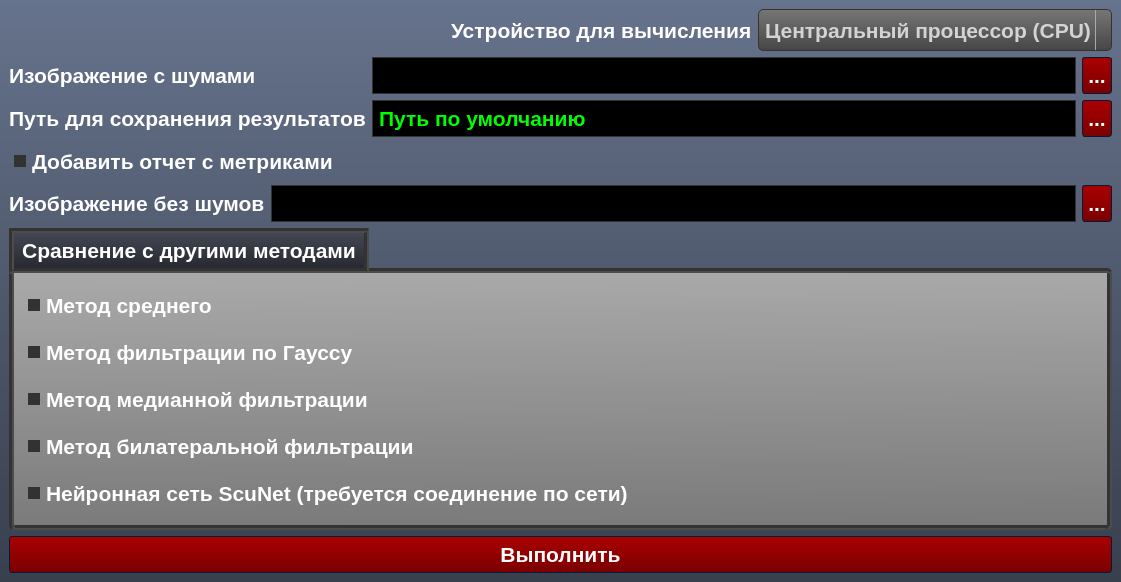
<?xml version="1.0" encoding="UTF-8"?>
<ui version="4.0">
 <class>MainWindow</class>
 <widget class="QMainWindow" name="MainWindow">
  <property name="geometry">
   <rect>
    <x>0</x>
    <y>0</y>
    <width>1121</width>
    <height>582</height>
   </rect>
  </property>
  <property name="windowTitle">
   <string>Пользовательское приложение</string>
  </property>
  <property name="styleSheet">
   <string notr="true">
/*-----QWidget-----*/
QWidget
{
	background-color: qlineargradient(spread:repeat, x1:1, y1:0, x2:1, y2:1, stop:0 rgba(102, 115, 140, 255),stop:1 rgba(56, 63, 77, 255));
	color: #ffffff;
	border-color: #051a39;

}


/*-----QLabel-----*/
QLabel
{
	background-color: transparent;
	color: #ffffff;
	font-weight: bold;

}


QLabel::disabled
{
	background-color: transparent;
	color: #898988;

}


/*-----QMenuBar-----*/
QMenuBar
{
	background-color: #484c58;
	color: #ffffff;
	border-color: #051a39;
	font-weight: bold;

}


QMenuBar::disabled
{
	background-color: #404040;
	color: #898988;
	border-color: #051a39;

}


QMenuBar::item
{
    background-color: transparent;

}


QMenuBar::item:selected
{
    background-color: #c4c5c3;
	color: #000000;
    border: 1px solid #000000;

}


QMenuBar::item:pressed
{
    background-color: #979796;
    border: 1px solid #000;
    margin-bottom: -1px;
    padding-bottom: 1px;

}


/*-----QMenu-----*/
QMenu
{
    background-color: #c4c5c3;
    border: 1px solid;
    color: #000000;
	font-weight: bold;

}


QMenu::separator
{
    height: 1px;
    background-color: #363942;
    color: #ffffff;
    padding-left: 4px;
    margin-left: 10px;
    margin-right: 5px;

}


QMenu::item
{
    min-width : 150px;
    padding: 3px 20px 3px 20px;

}


QMenu::item:selected
{
    background-color: #363942;
    color: #ffffff;

}


QMenu::item:disabled
{
    color: #898988;
}


/*-----QToolTip-----*/
QToolTip
{
	background-color: #bbbcba;
	color: #000000;
	border-color: #051a39;
	border : 1px solid #000000;
	border-radius: 2px;

}


/*-----QPushButton-----*/
QPushButton
{
	background-color: qlineargradient(spread:repeat, x1:0.486, y1:0, x2:0.505, y2:1, stop:0.00480769 rgba(170, 0, 0, 255),stop:1 rgba(122, 0, 0, 255));
	color: #ffffff;
	font-weight: bold;
	border-style: solid;
	border-width: 1px;
	border-radius: 3px;
	border-color: #051a39;
	padding: 5px;

}


QPushButton::disabled
{
	background-color: #404040;
	color: #656565;
	border-color: #051a39;

}


QPushButton::hover
{
	background-color: #9c0000;
	color: #ffffff;
	border-style: solid;
	border-width: 1px;
	border-radius: 3px;
	border-color: #051a39;
	padding: 5px;

}


QPushButton::pressed
{
	background-color: #880000;
	color: #ffffff;
	border-style: solid;
	border-width: 2px;
	border-radius: 3px;
	border-color: #000000;
	padding: 5px;

}


/*-----QToolButton-----*/
QToolButton 
{
	background-color: qlineargradient(spread:repeat, x1:1, y1:0, x2:1, y2:1, stop:0 rgba(177, 181, 193, 255),stop:1 rgba(159, 163, 174, 255));
	color: #ffffff;
	font-weight: bold;
	border-style: solid;
	border-width: 1px;
	border-radius: 3px;
	border-color: #051a39;
	padding: 5px;

}


QToolButton::disabled
{
	background-color: #404040;
	color: #656565;
	border-color: #051a39;

}


QToolButton::hover
{
	background-color: #9fa3ae;
	color: #ffffff;
	border-style: solid;
	border-width: 1px;
	border-radius: 3px;
	border-color: #051a39;
	padding: 5px;

}


QToolButton::pressed
{
	background-color: #7b7e86;
	color: #ffffff;
	border-style: solid;
	border-width: 2px;
	border-radius: 3px;
	border-color: #000000;
	padding: 5px;

}


/*-----QComboBox-----*/
QComboBox
{
    background-color: qlineargradient(spread:repeat, x1:1, y1:0, x2:1, y2:1, stop:0 rgba(118, 118, 118, 255),stop:1 rgba(70, 70, 70, 255));
    border: 1px solid #333333;
    border-radius: 5px;
    padding-left: 6px;
    color: lightgray;
	font-weight: bold;
    height: 40px;

}


QComboBox::disabled
{
	background-color: #404040;
	color: #656565;
	border-color: #051a39;

}


QComboBox:hover
{
    background-color: #646464;

}


QComboBox:on
{
    background-color: #979796;
	color: #000000;

}


QComboBox QAbstractItemView
{
    background-color: #c4c5c3;
    color: #000000;
    border: 1px solid black;
    selection-background-color: #363942;
    selection-color: #ffffff;
    outline: 0;

}


QComboBox::drop-down
{
    subcontrol-origin: padding;
    subcontrol-position: top right;
    width: 15px;
    border-left-width: 1px;
    border-left-color: darkgray;
    border-left-style: solid; 
    border-top-right-radius: 3px; 
    border-bottom-right-radius: 3px;

}


QComboBox::down-arrow
{
    image: url(://arrow-down.png);
    width: 8px;
    height: 8px;
}


/*-----QSpinBox &amp; QDoubleSpinBox &amp; QDateTimeEdit-----*/
QSpinBox, 
QDoubleSpinBox,
QDateTimeEdit
{
	background-color: #000000;
	color: #00ff00;
	font-weight: bold;
	border: 1px solid #333333;
	padding : 4px;

}


QSpinBox::disabled, 
QDoubleSpinBox::disabled,
QDateTimeEdit::disabled
{
	background-color: #404040;
	color: #656565;
	border-color: #051a39;

}


QSpinBox:hover, 
QDoubleSpinBox::hover,
QDateTimeEdit::hover
{
    border: 1px solid #00ff00;

}


QSpinBox::up-button, QSpinBox::down-button,
QDoubleSpinBox::up-button, QDoubleSpinBox::down-button,
QDateTimeEdit::up-button, QDateTimeEdit::down-button
{
	background-color: qlineargradient(spread:repeat, x1:1, y1:0, x2:1, y2:1, stop:0 rgba(118, 118, 118, 255),stop:1 rgba(70, 70, 70, 255));
    border: 0px solid #333333;

}


QSpinBox::disabled, 
QDoubleSpinBox::disabled,
QDateTimeEdit::disabled
{
	background-color: #404040;
	color: #656565;
	border-color: #051a39;

}


QSpinBox::up-button:hover, QSpinBox::down-button:hover,
QDoubleSpinBox::up-button:hover, QDoubleSpinBox::down-button:hover,
QDateTimeEdit::up-button:hover, QDateTimeEdit::down-button:hover
{
	background-color: #646464;
    border: 1px solid #333333;


}


QSpinBox::up-button:disabled, QSpinBox::down-button:disabled,
QDoubleSpinBox::up-button:disabled, QDoubleSpinBox::down-button:disabled,
QDateTimeEdit::up-button:disabled, QDateTimeEdit::down-button:disabled
{
	background-color: #404040;
	color: #656565;
	border-color: #051a39;

}


QSpinBox::up-button:pressed, QSpinBox::down-button:pressed,
QDoubleSpinBox::up-button:pressed, QDoubleSpinBox::down-button::pressed,
QDateTimeEdit::up-button:pressed, QDateTimeEdit::down-button::pressed
{
    background-color: #979796;
    border: 1px solid #444444;

}


QSpinBox::down-arrow,
QDoubleSpinBox::down-arrow,
QDateTimeEdit::down-arrow
{
    image: url(://arrow-down.png);
    width: 7px;

}


QSpinBox::up-arrow,
QDoubleSpinBox::up-arrow,
QDateTimeEdit::up-arrow
{
    image: url(://arrow-up.png);
    width: 7px;

}


/*-----QLineEdit-----*/
QLineEdit
{
	background-color: #000000;
	color: #00ff00;
	font-weight: bold;
    border: 1px solid #333333;
	padding: 4px;

}


QLineEdit:hover
{
    border: 1px solid #00ff00;

}


QLineEdit::disabled
{
	background-color: #404040;
	color: #656565;
	border-width: 1px;
	border-color: #051a39;
	padding: 2px;

}


/*-----QTextEdit-----*/
QTextEdit
{
	background-color: #808080;
	color: #fff;
	border: 1px groove #333333;

}


QTextEdit::disabled
{
	background-color: #404040;
	color: #656565;
	border-color: #051a39;

}


/*-----QGroupBox-----*/
QGroupBox 
{
    border: 5px groove #333333;
	border-radius: 5px;
    margin-top: 40px;

}


QGroupBox 
{
	background-color: qlineargradient(spread:repeat, x1:0.486, y1:0, x2:0.505, y2:1, stop:0.00480769 rgba(170, 169, 169, 255),stop:1 rgba(122, 122, 122, 255));
	font-weight: bold;

}


QGroupBox::title  
{
    background-color: qlineargradient(spread:repeat, x1:1, y1:0, x2:1, y2:1, stop:0 rgba(71, 75, 87, 255),stop:1 rgba(35, 37, 43, 255));
    color: #ffffff;
    border: 5px groove #333333;
    subcontrol-origin: margin;
    subcontrol-position: top left;
    padding: 5px;

}


QGroupBox::title::disabled
{
	background-color: #404040;
	color: #656565;
    subcontrol-origin: margin;
    subcontrol-position: top left;
    padding: 5px;
	border-top-left-radius: 3px;
	border-top-right-radius: 3px;

}


/*-----QCheckBox-----*/
QCheckBox{
	background-color: transparent;
	font-weight: bold;
	color: #fff;
	padding: 5px;
}


QCheckBox::indicator
{
    color: #b1b1b1;
    background-color: #323232;
    border: px solid #222222;
    width: 12px;
    height: 12px;

}


QCheckBox::indicator:checked
{
    image:url(://checkbox.png);
    border: 2px solid #00ff00;

}


QCheckBox::indicator:unchecked:hover
{
    border: 2px solid #00ff00;

}


QCheckBox::disabled
{
	color: #656565;

}


QCheckBox::indicator:disabled
{
	background-color: #656565;
	color: #656565;
    border: 1px solid #656565;

}


/*-----QRadioButton-----*/
QRadioButton{
	background-color: transparent;
	font-weight: bold;
	color: #fff;

}


QRadioButton::indicator::unchecked
{ 
	border: 2px inset #222222; 
	border-radius: 6px; 
	background-color:  #323232;
	width: 9px; 
	height: 9px; 

}


QRadioButton::indicator::unchecked:hover
{ 
	border: 2px solid #00ff00; 
	border-radius: 5px; 
	background-color:  #323232;
	width: 9px; 
	height: 9px; 

}


QRadioButton::indicator::checked
{ 
	border: 2px inset #222222; 
	border-radius: 5px; 
	background-color: #00ff00; 
	width: 9px; 
	height: 9px; 

}


QRadioButton::disabled
{
	color: #656565;

}


QRadioButton::indicator:disabled
{
	background-color: #656565;
	color: #656565;
    border: 2px solid #656565;

}


/*-----QTableView &amp; QTableWidget-----*/
QTableView
{
    background-color: #808080;
    border: 1px groove #333333;
    color: #f0f0f0;
	font-weight: bold;
    gridline-color: #333333;
    outline : 0;

}


QTableView::disabled
{
    background-color: #242526;
    border: 1px solid #32414B;
    color: #656565;
    gridline-color: #656565;
    outline : 0;

}


QTableView::item:hover 
{
    background-color: #484c58;
    color: #f0f0f0;

}


QTableView::item:selected 
{
    background-color: #484c58;
    border: 2px groove #00ff00;
    color: #F0F0F0;

}


QTableView::item:selected:disabled
{
    background-color: #1a1b1c;
    border: 2px solid #525251;
    color: #656565;

}


QTableCornerButton::section
{
    background-color: #282830;

}


QHeaderView::section
{
    background-color: #282830;
    color: #fff;
	font-weight: bold;
    text-align: left;
	padding: 4px;
	
}


QHeaderView::section:disabled
{
    background-color: #525251;
    color: #656565;

}


QHeaderView::section:checked
{
    background-color: #00ff00;

}


QHeaderView::section:checked:disabled
{
    color: #656565;
    background-color: #525251;

}


QHeaderView::section::vertical::first,
QHeaderView::section::vertical::only-one
{
    border-top: 0px;

}


QHeaderView::section::vertical
{
    border-top: 0px;

}


QHeaderView::section::horizontal::first,
QHeaderView::section::horizontal::only-one
{
    border-left: 0px;

}


QHeaderView::section::horizontal
{
    border-left: 0px;

}


/*-----QTabWidget-----*/
QTabBar::tab
{
	background-color: transparent;
	color: #ffffff;
	font-weight: bold;
	width: 80px;
	height: 9px;
	
}


QTabBar::tab:disabled
{
	background-color: #656565;
	color: #656565;

}


QTabWidget::pane 
{
	background-color: transparent;
	color: #ffffff;
	border: 1px groove #333333;

}


QTabBar::tab:selected
{
    background-color: #484c58;
	color: #ffffff;
	border: 1px groove #333333;
	border-bottom: 0px;

}


QTabBar::tab:selected:disabled
{
	background-color: #404040;
	color: #656565;

}


QTabBar::tab:!selected 
{
    background-color: #a3a7b2;

}


QTabBar::tab:!selected:hover 
{
    background-color: #484c58;

}


QTabBar::tab:top:!selected 
{
    margin-top: 1px;

}


QTabBar::tab:bottom:!selected 
{
    margin-bottom: 3px;

}


QTabBar::tab:top, QTabBar::tab:bottom 
{
    min-width: 8ex;
    margin-right: -1px;
    padding: 5px 10px 5px 10px;

}


QTabBar::tab:top:selected 
{
    border-bottom-color: none;

}


QTabBar::tab:bottom:selected 
{
    border-top-color: none;

}


QTabBar::tab:top:last, QTabBar::tab:bottom:last,
QTabBar::tab:top:only-one, QTabBar::tab:bottom:only-one 
{
    margin-right: 0;

}


QTabBar::tab:left:!selected 
{
    margin-right: 2px;

}


QTabBar::tab:right:!selected
{
    margin-left: 2px;

}


QTabBar::tab:left, QTabBar::tab:right 
{
    min-height: 15ex;
    margin-bottom: -1px;
    padding: 10px 5px 10px 5px;

}


QTabBar::tab:left:selected 
{
    border-left-color: none;

}


QTabBar::tab:right:selected 
{
    border-right-color: none;

}


QTabBar::tab:left:last, QTabBar::tab:right:last,
QTabBar::tab:left:only-one, QTabBar::tab:right:only-one 
{
    margin-bottom: 0;

}


/*-----QSlider-----*/
QSlider{
	background-color: transparent;

}


QSlider::groove:horizontal 
{
	background-color: transparent;
	height: 6px;

}


QSlider::sub-page:horizontal 
{
	background-color: qlineargradient(spread:reflect, x1:1, y1:0, x2:1, y2:1, stop:0.00480769 rgba(201, 201, 201, 255),stop:1 rgba(72, 72, 72, 255));
	border: 1px solid #000;

}


QSlider::add-page:horizontal 
{
	background-color: #404040;
	border: 1px solid #000; 

}


QSlider::handle:horizontal 
{
	background-color: qlineargradient(spread:reflect, x1:1, y1:0, x2:1, y2:1, stop:0.00480769 rgba(201, 201, 201, 255),stop:1 rgba(72, 72, 72, 255));
	border: 1px solid #000; 
	width: 12px;
	margin-top: -6px;
	margin-bottom: -6px;

}


QSlider::handle:horizontal:hover 
{
	background-color: #808080;

}


QSlider::sub-page:horizontal:disabled 
{
	background-color: #bbb;
	border-color: #999;

}


QSlider::add-page:horizontal:disabled 
{
	background-color: #eee;
	border-color: #999;

}


QSlider::handle:horizontal:disabled 
{
	background-color: #eee;
	border: 1px solid #aaa;

}


QSlider::groove:vertical 
{
	background-color: transparent;
	width: 6px;

}


QSlider::sub-page:vertical 
{
	background-color: qlineargradient(spread:reflect, x1:0, y1:0.483, x2:1, y2:0.517, stop:0.00480769 rgba(201, 201, 201, 255),stop:1 rgba(72, 72, 72, 255));
	border: 1px solid #000;

}


QSlider::add-page:vertical 
{
	background-color: #404040;
	border: 1px solid #000;

}


QSlider::handle:vertical 
{
	background-color: qlineargradient(spread:reflect, x1:0, y1:0.483, x2:1, y2:0.517, stop:0.00480769 rgba(201, 201, 201, 255),stop:1 rgba(72, 72, 72, 255));
	border: 1px solid #000;
	height: 12px;
	margin-left: -6px;
	margin-right: -6px;

}


QSlider::handle:vertical:hover 
{
	background-color: #808080;

}


QSlider::sub-page:vertical:disabled 
{
	background-color: #bbb;
	border-color: #999;

}


QSlider::add-page:vertical:disabled 
{
	background-color: #eee;
	border-color: #999;

}


QSlider::handle:vertical:disabled 
{
	background-color: #eee;
	border: 1px solid #aaa;
	border-radius: 3px;

}


/*-----QDial-----*/
QDial
{
	background-color: #600000;

}


QDial::disabled
{
	background-color: #404040;

}


/*-----QScrollBar-----*/
QScrollBar:horizontal
{
    border: 1px solid #222222;
    background-color: #63676d;
    height: 18px;
    margin: 0px 18px 0 18px;

}


QScrollBar::handle:horizontal
{
    background-color: #a6acb3;
	border: 1px solid #656565;
	border-radius: 2px;
    min-height: 20px;

}


QScrollBar::add-line:horizontal
{
    border: 1px solid #1b1b19;
    background-color: #a6acb3;
    width: 18px;
    subcontrol-position: right;
    subcontrol-origin: margin;

}


QScrollBar::sub-line:horizontal
{
    border: 1px solid #1b1b19;
    background-color: #a6acb3;
    width: 18px;
    subcontrol-position: left;
    subcontrol-origin: margin;

}


QScrollBar::right-arrow:horizontal
{
    image: url(://arrow-right.png);
    width: 8px;
    height: 8px;

}


QScrollBar::left-arrow:horizontal
{
    image: url(://arrow-left.png);
    width: 8px;
    height: 8px;

}


QScrollBar::add-page:horizontal, QScrollBar::sub-page:horizontal
{
    background: none;

}


QScrollBar:vertical
{
    background-color: #63676d;
    width: 18px;
    margin: 18px 0 18px 0;
    border: 1px solid #222222;

}


QScrollBar::handle:vertical
{
    background-color: #a6acb3;
	border: 1px solid #656565;
	border-radius: 2px;
    min-height: 20px;

}


QScrollBar::add-line:vertical
{
    border: 1px solid #1b1b19;
    background-color: #a6acb3;
    height: 18px;
    subcontrol-position: bottom;
    subcontrol-origin: margin;

}


QScrollBar::sub-line:vertical
{
    border: 1px solid #1b1b19;
    background-color: #a6acb3;
    height: 18px;
    subcontrol-position: top;
    subcontrol-origin: margin;

}


QScrollBar::up-arrow:vertical
{
    image: url(://arrow-up.png);
    width: 8px;
    height: 8px;

}


QScrollBar::down-arrow:vertical
{
    image: url(://arrow-down.png);
    width: 8px;
    height: 8px;

}


QScrollBar::add-page:vertical, QScrollBar::sub-page:vertical
{
    background: none;

}


/*-----QProgressBar-----*/
QProgressBar
{
	background-color: #000;
	color: #00ff00;
	font-weight: bold;
	border: 0px groove #000;
	border-radius: 10px;
	text-align: center;

}


QProgressBar:disabled
{
	background-color: #404040;
	color: #656565;
	border-color: #051a39;
	border: 1px solid #000;
	border-radius: 10px;
	text-align: center;

}


QProgressBar::chunk {
	background-color: #ffaf02;
	border: 0px;
	border-radius: 10px;
	color: #000;

}


QProgressBar::chunk:disabled {
	background-color: #333;
	border: 0px;
	border-radius: 10px;
	color: #656565;
}


/*-----QStatusBar-----*/
QStatusBar
{
	background-color: qlineargradient(spread:repeat, x1:1, y1:0, x2:1, y2:1, stop:0 rgba(102, 115, 140, 255),stop:1 rgba(56, 63, 77, 255));
	color: #ffffff;
	border-color: #051a39;
	font-weight: bold;

}


</string>
  </property>
  <widget class="QWidget" name="central_groupbox">
   <layout class="QVBoxLayout" name="verticalLayout">
    <item>
     <layout class="QHBoxLayout" name="mode_layout">
      <item>
       <spacer name="mode_horizontal_spacer">
        <property name="font">
         <font>
          <pointsize>16</pointsize>
         </font>
        </property>
        <property name="orientation">
         <enum>Qt::Horizontal</enum>
        </property>
        <property name="sizeHint" stdset="0">
         <size>
          <width>40</width>
          <height>20</height>
         </size>
        </property>
       </spacer>
      </item>
      <item>
       <widget class="QLabel" name="mode_label">
        <property name="font">
         <font>
          <pointsize>16</pointsize>
          <bold>true</bold>
         </font>
        </property>
        <property name="text">
         <string>Устройство для вычисления</string>
        </property>
       </widget>
      </item>
      <item>
       <widget class="QComboBox" name="mode_combobox">
        <property name="font">
         <font>
          <pointsize>16</pointsize>
          <bold>true</bold>
         </font>
        </property>
        <item>
         <property name="text">
          <string>Центральный процессор (CPU)</string>
         </property>
        </item>
        <item>
         <property name="text">
          <string>Графический процессор (GPU)</string>
         </property>
        </item>
       </widget>
      </item>
     </layout>
    </item>
    <item>
     <layout class="QGridLayout" name="inout_groupbox">
      <item row="0" column="0">
       <widget class="QLabel" name="input_label">
        <property name="font">
         <font>
          <pointsize>16</pointsize>
          <bold>true</bold>
         </font>
        </property>
        <property name="text">
         <string>Изображение с шумами</string>
        </property>
       </widget>
      </item>
      <item row="0" column="1">
       <widget class="QLineEdit" name="input_line_edit">
        <property name="font">
         <font>
          <pointsize>16</pointsize>
          <bold>true</bold>
         </font>
        </property>
        <property name="readOnly">
         <bool>true</bool>
        </property>
       </widget>
      </item>
      <item row="0" column="2">
       <widget class="QPushButton" name="input_button">
        <property name="font">
         <font>
          <pointsize>16</pointsize>
          <bold>true</bold>
         </font>
        </property>
        <property name="text">
         <string>...</string>
        </property>
       </widget>
      </item>
      <item row="1" column="0">
       <widget class="QLabel" name="output_label">
        <property name="font">
         <font>
          <pointsize>16</pointsize>
          <bold>true</bold>
         </font>
        </property>
        <property name="text">
         <string>Путь для сохранения результатов</string>
        </property>
       </widget>
      </item>
      <item row="1" column="1">
       <widget class="QLineEdit" name="output_line_edit">
        <property name="font">
         <font>
          <pointsize>16</pointsize>
          <bold>true</bold>
         </font>
        </property>
        <property name="text">
         <string>Путь по умолчанию</string>
        </property>
        <property name="readOnly">
         <bool>true</bool>
        </property>
       </widget>
      </item>
      <item row="1" column="2">
       <widget class="QPushButton" name="output_button">
        <property name="font">
         <font>
          <pointsize>16</pointsize>
          <bold>true</bold>
         </font>
        </property>
        <property name="text">
         <string>...</string>
        </property>
       </widget>
      </item>
     </layout>
    </item>
    <item>
     <widget class="QCheckBox" name="metrics_checkbox">
      <property name="font">
       <font>
        <pointsize>16</pointsize>
        <bold>true</bold>
       </font>
      </property>
      <property name="text">
       <string>Добавить отчет с метриками</string>
      </property>
      <property name="checked">
       <bool>true</bool>
      </property>
     </widget>
    </item>
    <item>
     <layout class="QHBoxLayout" name="ideal_groupbox">
      <item>
       <widget class="QLabel" name="ideal_label">
        <property name="font">
         <font>
          <pointsize>16</pointsize>
          <bold>true</bold>
         </font>
        </property>
        <property name="text">
         <string>Изображение без шумов</string>
        </property>
       </widget>
      </item>
      <item>
       <widget class="QLineEdit" name="ideal_line_edit">
        <property name="font">
         <font>
          <pointsize>16</pointsize>
          <bold>true</bold>
         </font>
        </property>
       </widget>
      </item>
      <item>
       <widget class="QPushButton" name="ideal_button">
        <property name="font">
         <font>
          <pointsize>16</pointsize>
          <bold>true</bold>
         </font>
        </property>
        <property name="text">
         <string>...</string>
        </property>
       </widget>
      </item>
     </layout>
    </item>
    <item>
     <widget class="QGroupBox" name="methods_groupbox">
      <property name="font">
       <font>
        <pointsize>16</pointsize>
        <bold>true</bold>
       </font>
      </property>
      <property name="title">
       <string>Сравнение с другими методами</string>
      </property>
      <layout class="QGridLayout" name="gridLayout_2">
       <item row="1" column="0">
        <widget class="QCheckBox" name="mean_checkbox">
         <property name="font">
          <font>
           <pointsize>16</pointsize>
           <bold>true</bold>
          </font>
         </property>
         <property name="text">
          <string>Метод среднего</string>
         </property>
         <property name="checked">
          <bool>true</bool>
         </property>
        </widget>
       </item>
       <item row="2" column="0">
        <widget class="QCheckBox" name="gaussian_checkbox">
         <property name="font">
          <font>
           <pointsize>16</pointsize>
           <bold>true</bold>
          </font>
         </property>
         <property name="text">
          <string>Метод фильтрации по Гауссу</string>
         </property>
         <property name="checked">
          <bool>true</bool>
         </property>
        </widget>
       </item>
       <item row="4" column="0">
        <widget class="QCheckBox" name="bilateral_checkbox">
         <property name="font">
          <font>
           <pointsize>16</pointsize>
           <bold>true</bold>
          </font>
         </property>
         <property name="text">
          <string>Метод билатеральной фильтрации</string>
         </property>
         <property name="checked">
          <bool>true</bool>
         </property>
        </widget>
       </item>
       <item row="3" column="0">
        <widget class="QCheckBox" name="median_checkbox">
         <property name="font">
          <font>
           <pointsize>16</pointsize>
           <bold>true</bold>
          </font>
         </property>
         <property name="text">
          <string>Метод медианной фильтрации</string>
         </property>
         <property name="checked">
          <bool>true</bool>
         </property>
        </widget>
       </item>
       <item row="5" column="0">
        <widget class="QCheckBox" name="scunet_checkbox">
         <property name="font">
          <font>
           <pointsize>16</pointsize>
           <bold>true</bold>
          </font>
         </property>
         <property name="text">
          <string>Нейронная сеть ScuNet (требуется соединение по сети)</string>
         </property>
         <property name="checked">
          <bool>true</bool>
         </property>
        </widget>
       </item>
      </layout>
     </widget>
    </item>
    <item>
     <widget class="QPushButton" name="calc_button">
      <property name="font">
       <font>
        <pointsize>16</pointsize>
        <bold>true</bold>
       </font>
      </property>
      <property name="text">
       <string>Выполнить</string>
      </property>
     </widget>
    </item>
   </layout>
  </widget>
 </widget>
 <resources/>
 <connections/>
</ui>
